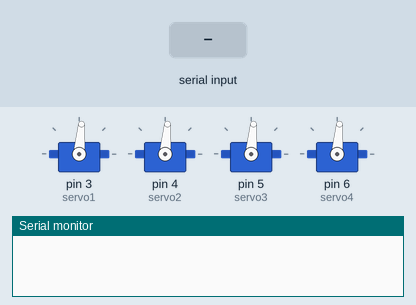
Simulated run of this sketch. Board: Arduino Uno, built with avr-gcc and run on an emulated ATmega328P. Parts: 4 × servo, the last lines printed to the serial monitor. Inputs (shaded band) come from the test bench.

Above: at 2.2 s.
2.3 s: "1\n" received over Serial
At 2.6 s:
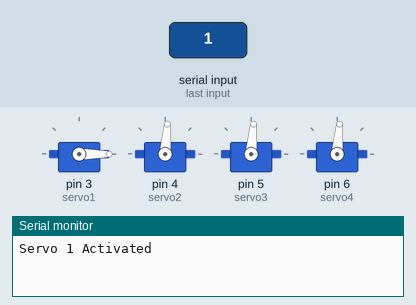
4.3 s: "2\n" received over Serial
At 4.7 s:
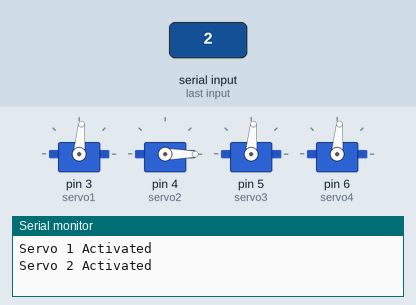
6.3 s: "3\n" received over Serial
At 6.7 s:
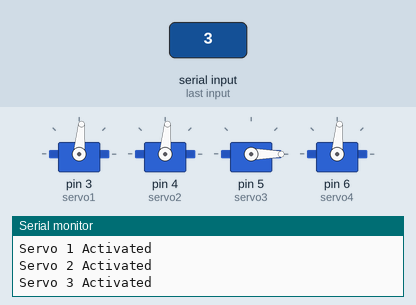
8.3 s: "4\n" received over Serial
At 8.7 s:
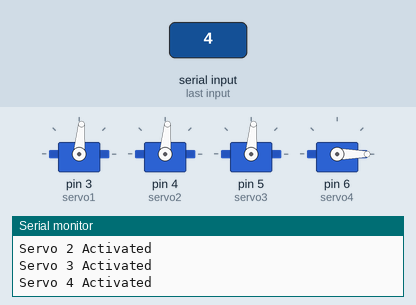
Timing chart, 0 to 11.3 s (numbered marks = the images above; inputs shaded):
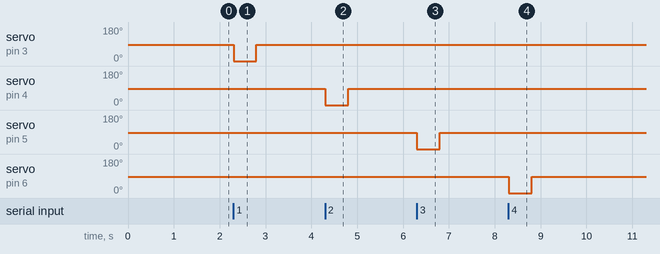

Measured:
- after the input at 2.3 s, servo on pin 3 (servo1): 85° → 0° at once, → 85° 0.50 s later
- after the input at 4.3 s, servo on pin 4 (servo2): 85° → 0° at once, → 85° 0.50 s later
- after the input at 6.3 s, servo on pin 5 (servo3): 85° → 0° at once, → 85° 0.50 s later
- after the input at 8.3 s, servo on pin 6 (servo4): 85° → 0° at once, → 85° 0.50 s later

The sketch:

4servo.ino
```cpp
#include <Servo.h>

// 서보 객체 생성
Servo servo1, servo2, servo3, servo4;

// 초기 위치 설정
const int initialPosition = 85;   // 서보의 중립 위치로 설정
const int rotatedPosition = 0;    // 회전 위치

void setup() {
  Serial.begin(9600);

  // 전원 안정화 대기 (1초)
  delay(1000);  // 전원 안정화 지연

  // 서보 핀 연결
  servo1.attach(3);
  servo2.attach(4);
  servo3.attach(5);
  servo4.attach(6);

  // 초기 위치로 설정 (전원 안정화 후)
  resetServos();
}

void loop() {
  if (Serial.available() > 0) {
    int command = Serial.parseInt();

    switch (command) {
      case 1:
        Serial.println("Servo 1 Activated");
        moveServo(servo1);
        break;
      case 2:
        Serial.println("Servo 2 Activated");
        moveServo(servo2);
        break;
      case 3:
        Serial.println("Servo 3 Activated");
        moveServo(servo3);
        break;
      case 4:
        Serial.println("Servo 4 Activated");
        moveServo(servo4);
        break;
      default:
        break;
    }
  }
}

// 서보 제어 함수
void moveServo(Servo &servo) {
  servo.write(rotatedPosition);    // 회전
  delay(500);                      // 짧은 유지
  servo.write(initialPosition);    // 원래 위치로 복귀
  delay(300);                      // 복귀 후 짧은 유지
}

// 초기 위치로 리셋
void resetServos() {
  servo1.write(initialPosition);
  servo2.write(initialPosition);
  servo3.write(initialPosition);
  servo4.write(initialPosition);
}
```
